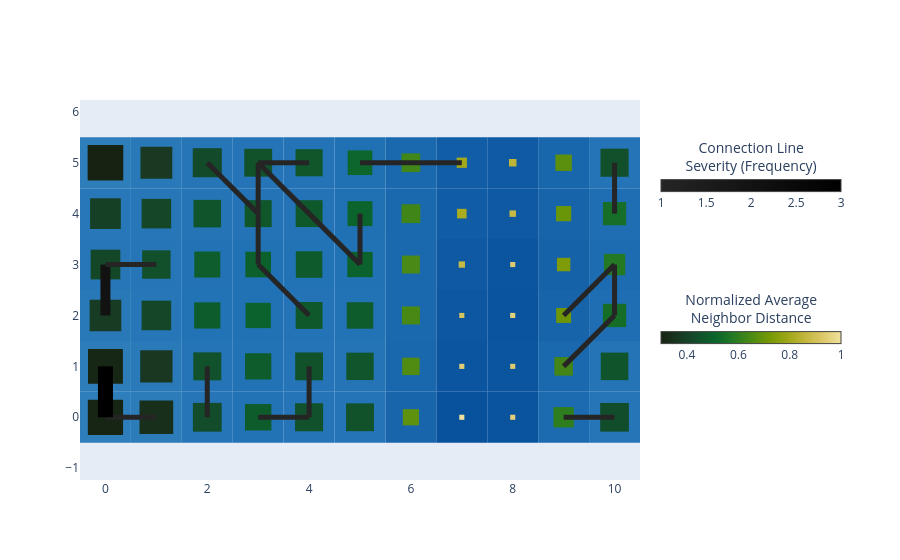

The notebook cell saved with this chart:
### Code cell
# plot the connections implied by an arbitrary data collection
import numpy as np
rng = np.random.default_rng(RANDOM_SEED)
sampled_indices = rng.choice(X_scaled.shape[0], size=25, replace=False)

basin.pond() \
    .pad_layer() \
    .rhizome_layer(X=X_scaled[sampled_indices]) \
    .visualize();

### Figure 1 — Plotly figure (JSON) as saved in the notebook; plotly's stock layout.template omitted (floating-point values rounded to 4 significant figures)
{"data": [{"hoverinfo": "none", "marker": {"cmax": 3, "cmin": 1, "color": [1], "colorbar": {"len": 200, "lenmode": "pixels", "orientation": "h", "thickness": 12, "title": {"side": "top", "text": "Connection Line<br>Severity (Frequency)"}, "x": 1.02, "xanchor": "left", "y": 0.8, "yanchor": "middle"}, "colorscale": [[0, "rgb(37,37,37)"], [1, "rgb(0,0,0)"]], "showscale": true}, "mode": "markers", "showlegend": false, "type": "scatter", "x": [null], "y": [null]}, {"hoverinfo": "none", "marker": {"cmax": 1, "cmin": 0.3, "color": [0.3], "colorbar": {"len": 200, "lenmode": "pixels", "orientation": "h", "thickness": 12, "title": {"side": "top", "text": "Normalized Average<br>Neighbor Distance"}, "x": 1.02, "xanchor": "left", "y": 0.4, "yanchor": "middle"}, "colorscale": [[0, "rgb(23, 35, 18)"], [0.1, "rgb(25, 56, 34)"], [0.2, "rgb(18, 78, 43)"], [0.3, "rgb(11, 100, 44)"], [0.4, "rgb(35, 121, 36)"], [0.5, "rgb(75, 138, 20)"], [0.6, "rgb(116, 153, 5)"], [0.7, "rgb(157, 167, 21)"], [0.8, "rgb(194, 182, 59)"], [0.9, "rgb(221, 201, 106)"], [1, "rgb(239, 225, 156)"]], "showscale": true}, "mode": "markers", "showlegend": false, "type": "scatter", "x": [null], "y": [null]}], "layout": {"autosize": true, "legend": {"x": 1.02, "xanchor": "left", "y": 0, "yanchor": "bottom"}, "margin": {"r": 260}, "shapes": [{"fillcolor": "rgb(46, 126, 188)", "layer": "between", "line": {"width": 0}, "type": "rect", "x0": -0.5, "x1": 0.5, "xref": "x", "y0": -0.5, "y1": 0.5, "yref": "y"}, {"fillcolor": "rgb(44, 124, 186)", "layer": "between", "line": {"width": 0}, "type": "rect", "x0": 0.5, "x1": 1.5, "xref": "x", "y0": -0.5, "y1": 0.5, "yref": "y"}, {"fillcolor": "rgb(37, 117, 183)", "layer": "between", "line": {"width": 0}, "type": "rect", "x0": 1.5, "x1": 2.5, "xref": "x", "y0": -0.5, "y1": 0.5, "yref": "y"}, {"fillcolor": "rgb(34, 114, 182)", "layer": "between", "line": {"width": 0}, "type": "rect", "x0": 2.5, "x1": 3.5, "xref": "x", "y0": -0.5, "y1": 0.5, "yref": "y"}, {"fillcolor": "rgb(36, 116, 183)", "layer": "between", "line": {"width": 0}, "type": "rect", "x0": 3.5, "x1": 4.5, "xref": "x", "y0": -0.5, "y1": 0.5, "yref": "y"}, {"fillcolor": "rgb(36, 116, 183)", "layer": "between", "line": {"width": 0}, "type": "rect", "x0": 4.5, "x1": 5.5, "xref": "x", "y0": -0.5, "y1": 0.5, "yref": "y"}, {"fillcolor": "rgb(24, 101, 172)", "layer": "between", "line": {"width": 0}, "type": "rect", "x0": 5.5, "x1": 6.5, "xref": "x", "y0": -0.5, "y1": 0.5, "yref": "y"}, {"fillcolor": "rgb(8, 81, 156)", "layer": "between", "line": {"width": 0}, "type": "rect", "x0": 6.5, "x1": 7.5, "xref": "x", "y0": -0.5, "y1": 0.5, "yref": "y"}, {"fillcolor": "rgb(10, 84, 158)", "layer": "between", "line": {"width": 0}, "type": "rect", "x0": 7.5, "x1": 8.5, "xref": "x", "y0": -0.5, "y1": 0.5, "yref": "y"}, {"fillcolor": "rgb(28, 107, 176)", "layer": "between", "line": {"width": 0}, "type": "rect", "x0": 8.5, "x1": 9.5, "xref": "x", "y0": -0.5, "y1": 0.5, "yref": "y"}, {"fillcolor": "rgb(37, 117, 183)", "layer": "between", "line": {"width": 0}, "type": "rect", "x0": 9.5, "x1": 10.5, "xref": "x", "y0": -0.5, "y1": 0.5, "yref": "y"}, {"fillcolor": "rgb(45, 125, 187)", "layer": "between", "line": {"width": 0}, "type": "rect", "x0": -0.5, "x1": 0.5, "xref": "x", "y0": 0.5, "y1": 1.5, "yref": "y"}, {"fillcolor": "rgb(42, 122, 186)", "layer": "between", "line": {"width": 0}, "type": "rect", "x0": 0.5, "x1": 1.5, "xref": "x", "y0": 0.5, "y1": 1.5, "yref": "y"}, {"fillcolor": "rgb(36, 116, 183)", "layer": "between", "line": {"width": 0}, "type": "rect", "x0": 1.5, "x1": 2.5, "xref": "x", "y0": 0.5, "y1": 1.5, "yref": "y"}, {"fillcolor": "rgb(34, 114, 182)", "layer": "between", "line": {"width": 0}, "type": "rect", "x0": 2.5, "x1": 3.5, "xref": "x", "y0": 0.5, "y1": 1.5, "yref": "y"}, {"fillcolor": "rgb(36, 116, 183)", "layer": "between", "line": {"width": 0}, "type": "rect", "x0": 3.5, "x1": 4.5, "xref": "x", "y0": 0.5, "y1": 1.5, "yref": "y"}, {"fillcolor": "rgb(36, 116, 182)", "layer": "between", "line": {"width": 0}, "type": "rect", "x0": 4.5, "x1": 5.5, "xref": "x", "y0": 0.5, "y1": 1.5, "yref": "y"}, {"fillcolor": "rgb(25, 103, 173)", "layer": "between", "line": {"width": 0}, "type": "rect", "x0": 5.5, "x1": 6.5, "xref": "x", "y0": 0.5, "y1": 1.5, "yref": "y"}, {"fillcolor": "rgb(11, 84, 159)", "layer": "between", "line": {"width": 0}, "type": "rect", "x0": 6.5, "x1": 7.5, "xref": "x", "y0": 0.5, "y1": 1.5, "yref": "y"}, {"fillcolor": "rgb(11, 85, 159)", "layer": "between", "line": {"width": 0}, "type": "rect", "x0": 7.5, "x1": 8.5, "xref": "x", "y0": 0.5, "y1": 1.5, "yref": "y"}, {"fillcolor": "rgb(26, 104, 174)", "layer": "between", "line": {"width": 0}, "type": "rect", "x0": 8.5, "x1": 9.5, "xref": "x", "y0": 0.5, "y1": 1.5, "yref": "y"}, {"fillcolor": "rgb(36, 116, 182)", "layer": "between", "line": {"width": 0}, "type": "rect", "x0": 9.5, "x1": 10.5, "xref": "x", "y0": 0.5, "y1": 1.5, "yref": "y"}, {"fillcolor": "rgb(41, 121, 185)", "layer": "between", "line": {"width": 0}, "type": "rect", "x0": -0.5, "x1": 0.5, "xref": "x", "y0": 1.5, "y1": 2.5, "yref": "y"}, {"fillcolor": "rgb(38, 118, 184)", "layer": "between", "line": {"width": 0}, "type": "rect", "x0": 0.5, "x1": 1.5, "xref": "x", "y0": 1.5, "y1": 2.5, "yref": "y"}, {"fillcolor": "rgb(34, 114, 182)", "layer": "between", "line": {"width": 0}, "type": "rect", "x0": 1.5, "x1": 2.5, "xref": "x", "y0": 1.5, "y1": 2.5, "yref": "y"}, {"fillcolor": "rgb(33, 113, 181)", "layer": "between", "line": {"width": 0}, "type": "rect", "x0": 2.5, "x1": 3.5, "xref": "x", "y0": 1.5, "y1": 2.5, "yref": "y"}, {"fillcolor": "rgb(35, 115, 182)", "layer": "between", "line": {"width": 0}, "type": "rect", "x0": 3.5, "x1": 4.5, "xref": "x", "y0": 1.5, "y1": 2.5, "yref": "y"}, {"fillcolor": "rgb(34, 114, 182)", "layer": "between", "line": {"width": 0}, "type": "rect", "x0": 4.5, "x1": 5.5, "xref": "x", "y0": 1.5, "y1": 2.5, "yref": "y"}, {"fillcolor": "rgb(26, 104, 174)", "layer": "between", "line": {"width": 0}, "type": "rect", "x0": 5.5, "x1": 6.5, "xref": "x", "y0": 1.5, "y1": 2.5, "yref": "y"}, {"fillcolor": "rgb(12, 87, 160)", "layer": "between", "line": {"width": 0}, "type": "rect", "x0": 6.5, "x1": 7.5, "xref": "x", "y0": 1.5, "y1": 2.5, "yref": "y"}, {"fillcolor": "rgb(10, 84, 158)", "layer": "between", "line": {"width": 0}, "type": "rect", "x0": 7.5, "x1": 8.5, "xref": "x", "y0": 1.5, "y1": 2.5, "yref": "y"}, {"fillcolor": "rgb(23, 100, 171)", "layer": "between", "line": {"width": 0}, "type": "rect", "x0": 8.5, "x1": 9.5, "xref": "x", "y0": 1.5, "y1": 2.5, "yref": "y"}, {"fillcolor": "rgb(31, 110, 179)", "layer": "between", "line": {"width": 0}, "type": "rect", "x0": 9.5, "x1": 10.5, "xref": "x", "y0": 1.5, "y1": 2.5, "yref": "y"}, {"fillcolor": "rgb(39, 119, 184)", "layer": "between", "line": {"width": 0}, "type": "rect", "x0": -0.5, "x1": 0.5, "xref": "x", "y0": 2.5, "y1": 3.5, "yref": "y"}, {"fillcolor": "rgb(37, 117, 183)", "layer": "between", "line": {"width": 0}, "type": "rect", "x0": 0.5, "x1": 1.5, "xref": "x", "y0": 2.5, "y1": 3.5, "yref": "y"}, {"fillcolor": "rgb(34, 114, 181)", "layer": "between", "line": {"width": 0}, "type": "rect", "x0": 1.5, "x1": 2.5, "xref": "x", "y0": 2.5, "y1": 3.5, "yref": "y"}, {"fillcolor": "rgb(33, 113, 181)", "layer": "between", "line": {"width": 0}, "type": "rect", "x0": 2.5, "x1": 3.5, "xref": "x", "y0": 2.5, "y1": 3.5, "yref": "y"}, {"fillcolor": "rgb(34, 114, 182)", "layer": "between", "line": {"width": 0}, "type": "rect", "x0": 3.5, "x1": 4.5, "xref": "x", "y0": 2.5, "y1": 3.5, "yref": "y"}, {"fillcolor": "rgb(33, 113, 181)", "layer": "between", "line": {"width": 0}, "type": "rect", "x0": 4.5, "x1": 5.5, "xref": "x", "y0": 2.5, "y1": 3.5, "yref": "y"}, {"fillcolor": "rgb(26, 104, 174)", "layer": "between", "line": {"width": 0}, "type": "rect", "x0": 5.5, "x1": 6.5, "xref": "x", "y0": 2.5, "y1": 3.5, "yref": "y"}, {"fillcolor": "rgb(14, 89, 162)", "layer": "between", "line": {"width": 0}, "type": "rect", "x0": 6.5, "x1": 7.5, "xref": "x", "y0": 2.5, "y1": 3.5, "yref": "y"}, {"fillcolor": "rgb(11, 85, 159)", "layer": "between", "line": {"width": 0}, "type": "rect", "x0": 7.5, "x1": 8.5, "xref": "x", "y0": 2.5, "y1": 3.5, "yref": "y"}, {"fillcolor": "rgb(21, 98, 169)", "layer": "between", "line": {"width": 0}, "type": "rect", "x0": 8.5, "x1": 9.5, "xref": "x", "y0": 2.5, "y1": 3.5, "yref": "y"}, {"fillcolor": "rgb(29, 108, 177)", "layer": "between", "line": {"width": 0}, "type": "rect", "x0": 9.5, "x1": 10.5, "xref": "x", "y0": 2.5, "y1": 3.5, "yref": "y"}, {"fillcolor": "rgb(40, 120, 185)", "layer": "between", "line": {"width": 0}, "type": "rect", "x0": -0.5, "x1": 0.5, "xref": "x", "y0": 3.5, "y1": 4.5, "yref": "y"}, {"fillcolor": "rgb(38, 118, 184)", "layer": "between", "line": {"width": 0}, "type": "rect", "x0": 0.5, "x1": 1.5, "xref": "x", "y0": 3.5, "y1": 4.5, "yref": "y"}, {"fillcolor": "rgb(36, 116, 182)", "layer": "between", "line": {"width": 0}, "type": "rect", "x0": 1.5, "x1": 2.5, "xref": "x", "y0": 3.5, "y1": 4.5, "yref": "y"}, {"fillcolor": "rgb(35, 115, 182)", "layer": "between", "line": {"width": 0}, "type": "rect", "x0": 2.5, "x1": 3.5, "xref": "x", "y0": 3.5, "y1": 4.5, "yref": "y"}, {"fillcolor": "rgb(35, 115, 182)", "layer": "between", "line": {"width": 0}, "type": "rect", "x0": 3.5, "x1": 4.5, "xref": "x", "y0": 3.5, "y1": 4.5, "yref": "y"}, {"fillcolor": "rgb(32, 112, 180)", "layer": "between", "line": {"width": 0}, "type": "rect", "x0": 4.5, "x1": 5.5, "xref": "x", "y0": 3.5, "y1": 4.5, "yref": "y"}, {"fillcolor": "rgb(26, 105, 174)", "layer": "between", "line": {"width": 0}, "type": "rect", "x0": 5.5, "x1": 6.5, "xref": "x", "y0": 3.5, "y1": 4.5, "yref": "y"}, {"fillcolor": "rgb(17, 93, 165)", "layer": "between", "line": {"width": 0}, "type": "rect", "x0": 6.5, "x1": 7.5, "xref": "x", "y0": 3.5, "y1": 4.5, "yref": "y"}, {"fillcolor": "rgb(14, 89, 162)", "layer": "between", "line": {"width": 0}, "type": "rect", "x0": 7.5, "x1": 8.5, "xref": "x", "y0": 3.5, "y1": 4.5, "yref": "y"}, {"fillcolor": "rgb(23, 100, 171)", "layer": "between", "line": {"width": 0}, "type": "rect", "x0": 8.5, "x1": 9.5, "xref": "x", "y0": 3.5, "y1": 4.5, "yref": "y"}, {"fillcolor": "rgb(31, 110, 179)", "layer": "between", "line": {"width": 0}, "type": "rect", "x0": 9.5, "x1": 10.5, "xref": "x", "y0": 3.5, "y1": 4.5, "yref": "y"}, {"fillcolor": "rgb(46, 126, 188)", "layer": "between", "line": {"width": 0}, "type": "rect", "x0": -0.5, "x1": 0.5, "xref": "x", "y0": 4.5, "y1": 5.5, "yref": "y"}, {"fillcolor": "rgb(41, 121, 185)", "layer": "between", "line": {"width": 0}, "type": "rect", "x0": 0.5, "x1": 1.5, "xref": "x", "y0": 4.5, "y1": 5.5, "yref": "y"}, {"fillcolor": "rgb(38, 118, 183)", "layer": "between", "line": {"width": 0}, "type": "rect", "x0": 1.5, "x1": 2.5, "xref": "x", "y0": 4.5, "y1": 5.5, "yref": "y"}, {"fillcolor": "rgb(36, 116, 183)", "layer": "between", "line": {"width": 0}, "type": "rect", "x0": 2.5, "x1": 3.5, "xref": "x", "y0": 4.5, "y1": 5.5, "yref": "y"}, {"fillcolor": "rgb(35, 115, 182)", "layer": "between", "line": {"width": 0}, "type": "rect", "x0": 3.5, "x1": 4.5, "xref": "x", "y0": 4.5, "y1": 5.5, "yref": "y"}, {"fillcolor": "rgb(32, 112, 180)", "layer": "between", "line": {"width": 0}, "type": "rect", "x0": 4.5, "x1": 5.5, "xref": "x", "y0": 4.5, "y1": 5.5, "yref": "y"}, {"fillcolor": "rgb(26, 105, 174)", "layer": "between", "line": {"width": 0}, "type": "rect", "x0": 5.5, "x1": 6.5, "xref": "x", "y0": 4.5, "y1": 5.5, "yref": "y"}, {"fillcolor": "rgb(18, 94, 166)", "layer": "between", "line": {"width": 0}, "type": "rect", "x0": 6.5, "x1": 7.5, "xref": "x", "y0": 4.5, "y1": 5.5, "yref": "y"}, {"fillcolor": "rgb(15, 90, 163)", "layer": "between", "line": {"width": 0}, "type": "rect", "x0": 7.5, "x1": 8.5, "xref": "x", "y0": 4.5, "y1": 5.5, "yref": "y"}, {"fillcolor": "rgb(24, 102, 172)", "layer": "between", "line": {"width": 0}, "type": "rect", "x0": 8.5, "x1": 9.5, "xref": "x", "y0": 4.5, "y1": 5.5, "yref": "y"}, {"fillcolor": "rgb(36, 116, 183)", "layer": "between", "line": {"width": 0}, "type": "rect", "x0": 9.5, "x1": 10.5, "xref": "x", "y0": 4.5, "y1": 5.5, "yref": "y"}, {"fillcolor": "rgb(23, 37, 20)", "layer": "between", "line": {"width": 0}, "type": "rect", "x0": -0.3462, "x1": 0.3462, "xref": "x", "y0": -0.3462, "y1": 0.3462, "yref": "y"}, {"fillcolor": "rgb(24, 47, 27)", "layer": "between", "line": {"width": 0}, "type": "rect", "x0": 0.6692, "x1": 1.331, "xref": "x", "y0": -0.3308, "y1": 0.3308, "yref": "y"}, {"fillcolor": "rgb(19, 76, 42)", "layer": "between", "line": {"width": 0}, "type": "rect", "x0": 1.717, "x1": 2.283, "xref": "x", "y0": -0.2826, "y1": 0.2826, "yref": "y"}, {"fillcolor": "rgb(14, 91, 44)", "layer": "between", "line": {"width": 0}, "type": "rect", "x0": 2.74, "x1": 3.26, "xref": "x", "y0": -0.2596, "y1": 0.2596, "yref": "y"}, {"fillcolor": "rgb(17, 81, 43)", "layer": "between", "line": {"width": 0}, "type": "rect", "x0": 3.724, "x1": 4.276, "xref": "x", "y0": -0.2756, "y1": 0.2756, "yref": "y"}, {"fillcolor": "rgb(17, 82, 43)", "layer": "between", "line": {"width": 0}, "type": "rect", "x0": 4.726, "x1": 5.274, "xref": "x", "y0": -0.2739, "y1": 0.2739, "yref": "y"}, {"fillcolor": "rgb(94, 145, 13)", "layer": "between", "line": {"width": 0}, "type": "rect", "x0": 5.841, "x1": 6.159, "xref": "x", "y0": -0.1591, "y1": 0.1591, "yref": "y"}, {"fillcolor": "rgb(239, 225, 156)", "layer": "between", "line": {"width": 0}, "type": "rect", "x0": 6.95, "x1": 7.05, "xref": "x", "y0": -0.05, "y1": 0.05, "yref": "y"}, {"fillcolor": "rgb(227, 208, 122)", "layer": "between", "line": {"width": 0}, "type": "rect", "x0": 7.95, "x1": 8.05, "xref": "x", "y0": -0.05, "y1": 0.05, "yref": "y"}, {"fillcolor": "rgb(46, 126, 32)", "layer": "between", "line": {"width": 0}, "type": "rect", "x0": 8.8, "x1": 9.2, "xref": "x", "y0": -0.2003, "y1": 0.2003, "yref": "y"}, {"fillcolor": "rgb(18, 77, 43)", "layer": "between", "line": {"width": 0}, "type": "rect", "x0": 9.719, "x1": 10.28, "xref": "x", "y0": -0.2815, "y1": 0.2815, "yref": "y"}, {"fillcolor": "rgb(23, 39, 21)", "layer": "between", "line": {"width": 0}, "type": "rect", "x0": -0.3428, "x1": 0.3428, "xref": "x", "y0": 0.6572, "y1": 1.343, "yref": "y"}, {"fillcolor": "rgb(25, 55, 33)", "layer": "between", "line": {"width": 0}, "type": "rect", "x0": 0.6828, "x1": 1.317, "xref": "x", "y0": 0.6828, "y1": 1.317, "yref": "y"}, {"fillcolor": "rgb(17, 81, 43)", "layer": "between", "line": {"width": 0}, "type": "rect", "x0": 1.725, "x1": 2.275, "xref": "x", "y0": 0.7251, "y1": 1.275, "yref": "y"}, {"fillcolor": "rgb(14, 92, 44)", "layer": "between", "line": {"width": 0}, "type": "rect", "x0": 2.742, "x1": 3.258, "xref": "x", "y0": 0.7422, "y1": 1.258, "yref": "y"}, {"fillcolor": "rgb(17, 82, 43)", "layer": "between", "line": {"width": 0}, "type": "rect", "x0": 3.727, "x1": 4.273, "xref": "x", "y0": 0.7268, "y1": 1.273, "yref": "y"}, {"fillcolor": "rgb(16, 85, 43)", "layer": "between", "line": {"width": 0}, "type": "rect", "x0": 4.731, "x1": 5.269, "xref": "x", "y0": 0.731, "y1": 1.269, "yref": "y"}, {"fillcolor": "rgb(80, 140, 18)", "layer": "between", "line": {"width": 0}, "type": "rect", "x0": 5.829, "x1": 6.171, "xref": "x", "y0": 0.8291, "y1": 1.171, "yref": "y"}, {"fillcolor": "rgb(225, 207, 118)", "layer": "between", "line": {"width": 0}, "type": "rect", "x0": 6.95, "x1": 7.05, "xref": "x", "y0": 0.95, "y1": 1.05, "yref": "y"}, {"fillcolor": "rgb(223, 204, 111)", "layer": "between", "line": {"width": 0}, "type": "rect", "x0": 7.95, "x1": 8.05, "xref": "x", "y0": 0.95, "y1": 1.05, "yref": "y"}, {"fillcolor": "rgb(67, 134, 23)", "layer": "between", "line": {"width": 0}, "type": "rect", "x0": 8.818, "x1": 9.182, "xref": "x", "y0": 0.8178, "y1": 1.182, "yref": "y"}, {"fillcolor": "rgb(16, 84, 43)", "layer": "between", "line": {"width": 0}, "type": "rect", "x0": 9.729, "x1": 10.27, "xref": "x", "y0": 0.7293, "y1": 1.271, "yref": "y"}, {"fillcolor": "rgb(24, 59, 35)", "layer": "between", "line": {"width": 0}, "type": "rect", "x0": -0.3102, "x1": 0.3102, "xref": "x", "y0": 1.69, "y1": 2.31, "yref": "y"}, {"fillcolor": "rgb(20, 71, 40)", "layer": "between", "line": {"width": 0}, "type": "rect", "x0": 0.7091, "x1": 1.291, "xref": "x", "y0": 1.709, "y1": 2.291, "yref": "y"}, {"fillcolor": "rgb(13, 92, 44)", "layer": "between", "line": {"width": 0}, "type": "rect", "x0": 1.743, "x1": 2.257, "xref": "x", "y0": 1.743, "y1": 2.257, "yref": "y"}, {"fillcolor": "rgb(12, 98, 44)", "layer": "between", "line": {"width": 0}, "type": "rect", "x0": 2.752, "x1": 3.248, "xref": "x", "y0": 1.752, "y1": 2.248, "yref": "y"}, {"fillcolor": "rgb(15, 88, 43)", "layer": "between", "line": {"width": 0}, "type": "rect", "x0": 3.736, "x1": 4.264, "xref": "x", "y0": 1.736, "y1": 2.264, "yref": "y"}, {"fillcolor": "rgb(14, 91, 44)", "layer": "between", "line": {"width": 0}, "type": "rect", "x0": 4.74, "x1": 5.26, "xref": "x", "y0": 1.74, "y1": 2.26, "yref": "y"}, {"fillcolor": "rgb(72, 137, 21)", "layer": "between", "line": {"width": 0}, "type": "rect", "x0": 5.823, "x1": 6.177, "xref": "x", "y0": 1.823, "y1": 2.177, "yref": "y"}, {"fillcolor": "rgb(214, 196, 94)", "layer": "between", "line": {"width": 0}, "type": "rect", "x0": 6.95, "x1": 7.05, "xref": "x", "y0": 1.95, "y1": 2.05, "yref": "y"}, {"fillcolor": "rgb(228, 210, 125)", "layer": "between", "line": {"width": 0}, "type": "rect", "x0": 7.95, "x1": 8.05, "xref": "x", "y0": 1.95, "y1": 2.05, "yref": "y"}, {"fillcolor": "rgb(109, 150, 8)", "layer": "between", "line": {"width": 0}, "type": "rect", "x0": 8.854, "x1": 9.146, "xref": "x", "y0": 1.854, "y1": 2.146, "yref": "y"}, {"fillcolor": "rgb(22, 109, 40)", "layer": "between", "line": {"width": 0}, "type": "rect", "x0": 9.771, "x1": 10.23, "xref": "x", "y0": 1.771, "y1": 2.229, "yref": "y"}, {"fillcolor": "rgb(20, 71, 40)", "layer": "between", "line": {"width": 0}, "type": "rect", "x0": -0.2919, "x1": 0.2919, "xref": "x", "y0": 2.708, "y1": 3.292, "yref": "y"}, {"fillcolor": "rgb(18, 79, 43)", "layer": "between", "line": {"width": 0}, "type": "rect", "x0": 0.7213, "x1": 1.279, "xref": "x", "y0": 2.721, "y1": 3.279, "yref": "y"}, {"fillcolor": "rgb(13, 94, 44)", "layer": "between", "line": {"width": 0}, "type": "rect", "x0": 1.745, "x1": 2.255, "xref": "x", "y0": 2.745, "y1": 3.255, "yref": "y"}, {"fillcolor": "rgb(12, 96, 44)", "layer": "between", "line": {"width": 0}, "type": "rect", "x0": 2.748, "x1": 3.252, "xref": "x", "y0": 2.748, "y1": 3.252, "yref": "y"}, {"fillcolor": "rgb(14, 90, 44)", "layer": "between", "line": {"width": 0}, "type": "rect", "x0": 3.739, "x1": 4.261, "xref": "x", "y0": 2.739, "y1": 3.261, "yref": "y"}, {"fillcolor": "rgb(12, 98, 44)", "layer": "between", "line": {"width": 0}, "type": "rect", "x0": 4.752, "x1": 5.248, "xref": "x", "y0": 2.752, "y1": 3.248, "yref": "y"}, {"fillcolor": "rgb(73, 137, 21)", "layer": "between", "line": {"width": 0}, "type": "rect", "x0": 5.824, "x1": 6.176, "xref": "x", "y0": 2.824, "y1": 3.176, "yref": "y"}, {"fillcolor": "rgb(200, 186, 70)", "layer": "between", "line": {"width": 0}, "type": "rect", "x0": 6.938, "x1": 7.062, "xref": "x", "y0": 2.938, "y1": 3.062, "yref": "y"}, {"fillcolor": "rgb(223, 204, 113)", "layer": "between", "line": {"width": 0}, "type": "rect", "x0": 7.95, "x1": 8.05, "xref": "x", "y0": 2.95, "y1": 3.05, "yref": "y"}, {"fillcolor": "rgb(126, 156, 9)", "layer": "between", "line": {"width": 0}, "type": "rect", "x0": 8.868, "x1": 9.132, "xref": "x", "y0": 2.868, "y1": 3.132, "yref": "y"}, {"fillcolor": "rgb(35, 121, 36)", "layer": "between", "line": {"width": 0}, "type": "rect", "x0": 9.79, "x1": 10.21, "xref": "x", "y0": 2.79, "y1": 3.21, "yref": "y"}, {"fillcolor": "rgb(22, 64, 37)", "layer": "between", "line": {"width": 0}, "type": "rect", "x0": -0.3018, "x1": 0.3018, "xref": "x", "y0": 3.698, "y1": 4.302, "yref": "y"}, {"fillcolor": "rgb(20, 71, 40)", "layer": "between", "line": {"width": 0}, "type": "rect", "x0": 0.7096, "x1": 1.29, "xref": "x", "y0": 3.71, "y1": 4.29, "yref": "y"}, {"fillcolor": "rgb(16, 84, 43)", "layer": "between", "line": {"width": 0}, "type": "rect", "x0": 1.729, "x1": 2.271, "xref": "x", "y0": 3.729, "y1": 4.271, "yref": "y"}, {"fillcolor": "rgb(15, 87, 43)", "layer": "between", "line": {"width": 0}, "type": "rect", "x0": 2.735, "x1": 3.265, "xref": "x", "y0": 3.735, "y1": 4.265, "yref": "y"}, {"fillcolor": "rgb(15, 88, 43)", "layer": "between", "line": {"width": 0}, "type": "rect", "x0": 3.736, "x1": 4.264, "xref": "x", "y0": 3.736, "y1": 4.264, "yref": "y"}, {"fillcolor": "rgb(11, 100, 44)", "layer": "between", "line": {"width": 0}, "type": "rect", "x0": 4.756, "x1": 5.244, "xref": "x", "y0": 3.756, "y1": 4.244, "yref": "y"}, {"fillcolor": "rgb(64, 133, 24)", "layer": "between", "line": {"width": 0}, "type": "rect", "x0": 5.815, "x1": 6.185, "xref": "x", "y0": 3.815, "y1": 4.185, "yref": "y"}, {"fillcolor": "rgb(169, 172, 33)", "layer": "between", "line": {"width": 0}, "type": "rect", "x0": 6.906, "x1": 7.094, "xref": "x", "y0": 3.906, "y1": 4.094, "yref": "y"}, {"fillcolor": "rgb(199, 186, 68)", "layer": "between", "line": {"width": 0}, "type": "rect", "x0": 7.937, "x1": 8.063, "xref": "x", "y0": 3.937, "y1": 4.063, "yref": "y"}, {"fillcolor": "rgb(105, 149, 9)", "layer": "between", "line": {"width": 0}, "type": "rect", "x0": 8.851, "x1": 9.149, "xref": "x", "y0": 3.851, "y1": 4.149, "yref": "y"}, {"fillcolor": "rgb(22, 110, 40)", "layer": "between", "line": {"width": 0}, "type": "rect", "x0": 9.772, "x1": 10.23, "xref": "x", "y0": 3.772, "y1": 4.228, "yref": "y"}, {"fillcolor": "rgb(23, 35, 18)", "layer": "between", "line": {"width": 0}, "type": "rect", "x0": -0.35, "x1": 0.35, "xref": "x", "y0": 4.65, "y1": 5.35, "yref": "y"}, {"fillcolor": "rgb(25, 57, 35)", "layer": "between", "line": {"width": 0}, "type": "rect", "x0": 0.6872, "x1": 1.313, "xref": "x", "y0": 4.687, "y1": 5.313, "yref": "y"}, {"fillcolor": "rgb(19, 74, 42)", "layer": "between", "line": {"width": 0}, "type": "rect", "x0": 1.714, "x1": 2.286, "xref": "x", "y0": 4.714, "y1": 5.286, "yref": "y"}, {"fillcolor": "rgb(17, 82, 43)", "layer": "between", "line": {"width": 0}, "type": "rect", "x0": 2.726, "x1": 3.274, "xref": "x", "y0": 4.726, "y1": 5.274, "yref": "y"}, {"fillcolor": "rgb(15, 87, 43)", "layer": "between", "line": {"width": 0}, "type": "rect", "x0": 3.734, "x1": 4.266, "xref": "x", "y0": 4.734, "y1": 5.266, "yref": "y"}, {"fillcolor": "rgb(13, 102, 43)", "layer": "between", "line": {"width": 0}, "type": "rect", "x0": 4.758, "x1": 5.242, "xref": "x", "y0": 4.758, "y1": 5.242, "yref": "y"}, {"fillcolor": "rgb(65, 134, 24)", "layer": "between", "line": {"width": 0}, "type": "rect", "x0": 5.816, "x1": 6.184, "xref": "x", "y0": 4.816, "y1": 5.184, "yref": "y"}, {"fillcolor": "rgb(162, 169, 26)", "layer": "between", "line": {"width": 0}, "type": "rect", "x0": 6.899, "x1": 7.101, "xref": "x", "y0": 4.899, "y1": 5.101, "yref": "y"}, {"fillcolor": "rgb(190, 180, 55)", "layer": "between", "line": {"width": 0}, "type": "rect", "x0": 7.926, "x1": 8.074, "xref": "x", "y0": 4.926, "y1": 5.074, "yref": "y"}, {"fillcolor": "rgb(91, 144, 14)", "layer": "between", "line": {"width": 0}, "type": "rect", "x0": 8.838, "x1": 9.162, "xref": "x", "y0": 4.838, "y1": 5.162, "yref": "y"}, {"fillcolor": "rgb(17, 80, 43)", "layer": "between", "line": {"width": 0}, "type": "rect", "x0": 9.724, "x1": 10.28, "xref": "x", "y0": 4.724, "y1": 5.276, "yref": "y"}, {"layer": "between", "line": {"color": "rgb(37, 37, 37)", "width": 5}, "type": "line", "x0": 0, "x1": 1, "y0": 0, "y1": 0}, {"layer": "between", "line": {"color": "rgb(0, 0, 0)", "width": 15}, "type": "line", "x0": 0, "x1": 0, "y0": 0, "y1": 1}, {"layer": "between", "line": {"color": "rgb(37, 37, 37)", "width": 5}, "type": "line", "x0": 2, "x1": 2, "y0": 0, "y1": 1}, {"layer": "between", "line": {"color": "rgb(37, 37, 37)", "width": 5}, "type": "line", "x0": 3, "x1": 4, "y0": 0, "y1": 0}, {"layer": "between", "line": {"color": "rgb(37, 37, 37)", "width": 5}, "type": "line", "x0": 4, "x1": 4, "y0": 0, "y1": 1}, {"layer": "between", "line": {"color": "rgb(37, 37, 37)", "width": 5}, "type": "line", "x0": 9, "x1": 10, "y0": 0, "y1": 0}, {"layer": "between", "line": {"color": "rgb(37, 37, 37)", "width": 5}, "type": "line", "x0": 9, "x1": 10, "y0": 1, "y1": 2}, {"layer": "between", "line": {"color": "rgb(18, 18, 18)", "width": 10}, "type": "line", "x0": 0, "x1": 0, "y0": 2, "y1": 3}, {"layer": "between", "line": {"color": "rgb(37, 37, 37)", "width": 5}, "type": "line", "x0": 4, "x1": 3, "y0": 2, "y1": 3}, {"layer": "between", "line": {"color": "rgb(37, 37, 37)", "width": 5}, "type": "line", "x0": 9, "x1": 10, "y0": 2, "y1": 3}, {"layer": "between", "line": {"color": "rgb(37, 37, 37)", "width": 5}, "type": "line", "x0": 10, "x1": 10, "y0": 2, "y1": 3}, {"layer": "between", "line": {"color": "rgb(37, 37, 37)", "width": 5}, "type": "line", "x0": 0, "x1": 1, "y0": 3, "y1": 3}, {"layer": "between", "line": {"color": "rgb(37, 37, 37)", "width": 5}, "type": "line", "x0": 3, "x1": 3, "y0": 3, "y1": 4}, {"layer": "between", "line": {"color": "rgb(37, 37, 37)", "width": 5}, "type": "line", "x0": 5, "x1": 4, "y0": 3, "y1": 4}, {"layer": "between", "line": {"color": "rgb(37, 37, 37)", "width": 5}, "type": "line", "x0": 5, "x1": 5, "y0": 3, "y1": 4}, {"layer": "between", "line": {"color": "rgb(37, 37, 37)", "width": 5}, "type": "line", "x0": 3, "x1": 2, "y0": 4, "y1": 5}, {"layer": "between", "line": {"color": "rgb(37, 37, 37)", "width": 5}, "type": "line", "x0": 3, "x1": 3, "y0": 4, "y1": 5}, {"layer": "between", "line": {"color": "rgb(37, 37, 37)", "width": 5}, "type": "line", "x0": 4, "x1": 3, "y0": 4, "y1": 5}, {"layer": "between", "line": {"color": "rgb(37, 37, 37)", "width": 5}, "type": "line", "x0": 10, "x1": 10, "y0": 4, "y1": 5}, {"layer": "between", "line": {"color": "rgb(37, 37, 37)", "width": 5}, "type": "line", "x0": 3, "x1": 4, "y0": 5, "y1": 5}, {"layer": "between", "line": {"color": "rgb(37, 37, 37)", "width": 5}, "type": "line", "x0": 5, "x1": 6, "y0": 5, "y1": 5}, {"layer": "between", "line": {"color": "rgb(37, 37, 37)", "width": 5}, "type": "line", "x0": 6, "x1": 7, "y0": 5, "y1": 5}], "showlegend": true, "xaxis": {"constrain": "domain", "range": [-0.5, 10.5], "scaleanchor": "y", "showgrid": false, "zeroline": false}, "yaxis": {"range": [-0.5, 5.5], "showgrid": false, "zeroline": false}}}
